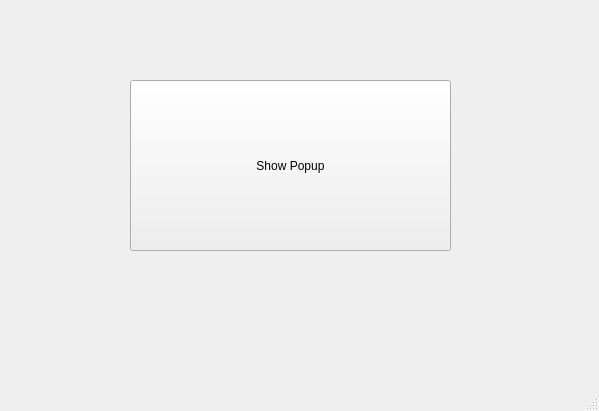
<?xml version="1.0" encoding="UTF-8"?>
<ui version="4.0">
 <class>MainWindow</class>
 <widget class="QMainWindow" name="MainWindow">
  <property name="geometry">
   <rect>
    <x>0</x>
    <y>0</y>
    <width>599</width>
    <height>411</height>
   </rect>
  </property>
  <property name="windowTitle">
   <string>MainWindow</string>
  </property>
  <widget class="QWidget" name="centralwidget">
   <widget class="QPushButton" name="popup_button">
    <property name="geometry">
     <rect>
      <x>130</x>
      <y>80</y>
      <width>321</width>
      <height>171</height>
     </rect>
    </property>
    <property name="text">
     <string>Show Popup</string>
    </property>
   </widget>
  </widget>
  <widget class="QMenuBar" name="menubar">
   <property name="geometry">
    <rect>
     <x>0</x>
     <y>0</y>
     <width>599</width>
     <height>26</height>
    </rect>
   </property>
  </widget>
  <widget class="QStatusBar" name="statusbar"/>
 </widget>
 <resources/>
 <connections/>
</ui>
